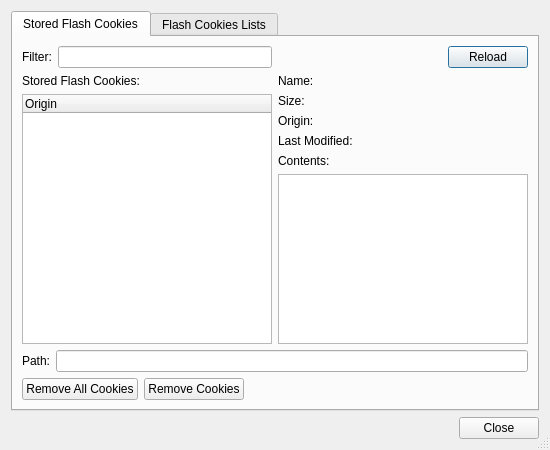
<?xml version="1.0" encoding="UTF-8"?>
<ui version="4.0">
 <class>FlashCookieManagerDialog</class>
 <widget class="QDialog" name="FlashCookieManagerDialog">
  <property name="geometry">
   <rect>
    <x>0</x>
    <y>0</y>
    <width>550</width>
    <height>450</height>
   </rect>
  </property>
  <property name="windowTitle">
   <string>Flash Cookie Management</string>
  </property>
  <property name="sizeGripEnabled">
   <bool>true</bool>
  </property>
  <layout class="QVBoxLayout" name="verticalLayout">
   <item>
    <widget class="QTabWidget" name="cookiesTabWidget">
     <property name="currentIndex">
      <number>0</number>
     </property>
     <widget class="QWidget" name="tab">
      <attribute name="title">
       <string>Stored Flash Cookies</string>
      </attribute>
      <layout class="QGridLayout" name="gridLayout_4">
       <item row="0" column="0">
        <layout class="QGridLayout" name="gridLayout">
         <item row="0" column="0">
          <widget class="QLabel" name="label_4">
           <property name="text">
            <string>Filter:</string>
           </property>
          </widget>
         </item>
         <item row="0" column="1">
          <widget class="QLineEdit" name="filterEdit">
           <property name="toolTip">
            <string>Enter cookie filter string</string>
           </property>
          </widget>
         </item>
         <item row="1" column="0" colspan="2">
          <widget class="QLabel" name="label_24">
           <property name="text">
            <string>Stored Flash Cookies:</string>
           </property>
           <property name="wordWrap">
            <bool>true</bool>
           </property>
          </widget>
         </item>
         <item row="2" column="0" colspan="2">
          <widget class="QTreeWidget" name="cookiesList">
           <property name="alternatingRowColors">
            <bool>true</bool>
           </property>
           <column>
            <property name="text">
             <string>Origin</string>
            </property>
           </column>
          </widget>
         </item>
        </layout>
       </item>
       <item row="0" column="1">
        <layout class="QGridLayout" name="gridLayout_3">
         <item row="0" column="0">
          <spacer name="horizontalSpacer">
           <property name="orientation">
            <enum>Qt::Horizontal</enum>
           </property>
           <property name="sizeHint" stdset="0">
            <size>
             <width>158</width>
             <height>20</height>
            </size>
           </property>
          </spacer>
         </item>
         <item row="0" column="1">
          <widget class="QPushButton" name="reloadButton">
           <property name="toolTip">
            <string>Press to reload Flash cookies from disk</string>
           </property>
           <property name="text">
            <string>Reload</string>
           </property>
          </widget>
         </item>
         <item row="1" column="0" colspan="2">
          <layout class="QGridLayout" name="gridLayout_2">
           <item row="0" column="0">
            <widget class="QLabel" name="label_6">
             <property name="sizePolicy">
              <sizepolicy hsizetype="Fixed" vsizetype="Preferred">
               <horstretch>0</horstretch>
               <verstretch>0</verstretch>
              </sizepolicy>
             </property>
             <property name="text">
              <string>Name:</string>
             </property>
             <property name="alignment">
              <set>Qt::AlignLeading|Qt::AlignLeft|Qt::AlignVCenter</set>
             </property>
            </widget>
           </item>
           <item row="0" column="1">
            <widget class="QLabel" name="nameLabel">
             <property name="text">
              <string>&lt;no flash cookie selected&gt;</string>
             </property>
            </widget>
           </item>
           <item row="1" column="0">
            <widget class="QLabel" name="labelSize_2">
             <property name="text">
              <string>Size:</string>
             </property>
            </widget>
           </item>
           <item row="1" column="1">
            <widget class="QLabel" name="sizeLabel">
             <property name="text">
              <string>&lt;no flash cookie selected&gt;</string>
             </property>
            </widget>
           </item>
           <item row="2" column="0">
            <widget class="QLabel" name="label_7">
             <property name="text">
              <string>Origin:</string>
             </property>
            </widget>
           </item>
           <item row="2" column="1">
            <widget class="QLabel" name="originLabel">
             <property name="text">
              <string>&lt;no flash cookie selected&gt;</string>
             </property>
            </widget>
           </item>
           <item row="3" column="0">
            <widget class="QLabel" name="label_22">
             <property name="text">
              <string>Last Modified:</string>
             </property>
            </widget>
           </item>
           <item row="3" column="1">
            <widget class="QLabel" name="modifiedLabel">
             <property name="text">
              <string>&lt;no flash cookie selected&gt;</string>
             </property>
            </widget>
           </item>
          </layout>
         </item>
         <item row="2" column="0" colspan="2">
          <widget class="QLabel" name="label">
           <property name="text">
            <string>Contents:</string>
           </property>
          </widget>
         </item>
         <item row="3" column="0" colspan="2">
          <widget class="QPlainTextEdit" name="contentsEdit">
           <property name="tabChangesFocus">
            <bool>true</bool>
           </property>
           <property name="lineWrapMode">
            <enum>QPlainTextEdit::NoWrap</enum>
           </property>
           <property name="readOnly">
            <bool>true</bool>
           </property>
           <property name="textInteractionFlags">
            <set>Qt::TextSelectableByKeyboard|Qt::TextSelectableByMouse</set>
           </property>
          </widget>
         </item>
        </layout>
       </item>
       <item row="1" column="0" colspan="2">
        <layout class="QHBoxLayout" name="horizontalLayout_2">
         <item>
          <widget class="QLabel" name="label_2">
           <property name="text">
            <string>Path:</string>
           </property>
          </widget>
         </item>
         <item>
          <widget class="QLineEdit" name="pathEdit">
           <property name="readOnly">
            <bool>true</bool>
           </property>
          </widget>
         </item>
        </layout>
       </item>
       <item row="2" column="0" colspan="2">
        <layout class="QHBoxLayout" name="horizontalLayout">
         <item>
          <widget class="QPushButton" name="removeAllButton">
           <property name="toolTip">
            <string>Press to remove all flash cookies</string>
           </property>
           <property name="text">
            <string>Remove All Cookies</string>
           </property>
          </widget>
         </item>
         <item>
          <widget class="QPushButton" name="removeButton">
           <property name="toolTip">
            <string>Press to remove selected flash cookies</string>
           </property>
           <property name="text">
            <string>Remove Cookies</string>
           </property>
          </widget>
         </item>
         <item>
          <spacer name="horizontalSpacer_2">
           <property name="orientation">
            <enum>Qt::Horizontal</enum>
           </property>
           <property name="sizeHint" stdset="0">
            <size>
             <width>40</width>
             <height>20</height>
            </size>
           </property>
          </spacer>
         </item>
        </layout>
       </item>
      </layout>
     </widget>
     <widget class="QWidget" name="tab_2">
      <attribute name="title">
       <string>Flash Cookies Lists</string>
      </attribute>
      <layout class="QGridLayout" name="gridLayout_5">
       <item row="0" column="0">
        <widget class="QLabel" name="label_3">
         <property name="text">
          <string>&lt;b&gt;Flash cookie whitelist&lt;/b&gt;</string>
         </property>
        </widget>
       </item>
       <item row="0" column="1">
        <widget class="QLabel" name="label_5">
         <property name="text">
          <string>&lt;b&gt;Flash cookie blacklist&lt;/b&gt;</string>
         </property>
        </widget>
       </item>
       <item row="1" column="0">
        <widget class="QLabel" name="label_17">
         <property name="text">
          <string>Flash cookies from these origins will not be deleted automatically. (Also detection of them will not be notified to user.)</string>
         </property>
         <property name="wordWrap">
          <bool>true</bool>
         </property>
        </widget>
       </item>
       <item row="1" column="1">
        <widget class="QLabel" name="label_18">
         <property name="text">
          <string>Flash cookies from these origins will be deleted without any notification.</string>
         </property>
         <property name="wordWrap">
          <bool>true</bool>
         </property>
        </widget>
       </item>
       <item row="2" column="0">
        <widget class="QListWidget" name="whiteList">
         <property name="alternatingRowColors">
          <bool>true</bool>
         </property>
         <property name="selectionMode">
          <enum>QAbstractItemView::ExtendedSelection</enum>
         </property>
         <property name="sortingEnabled">
          <bool>true</bool>
         </property>
        </widget>
       </item>
       <item row="2" column="1">
        <widget class="QListWidget" name="blackList">
         <property name="alternatingRowColors">
          <bool>true</bool>
         </property>
         <property name="selectionMode">
          <enum>QAbstractItemView::ExtendedSelection</enum>
         </property>
         <property name="sortingEnabled">
          <bool>true</bool>
         </property>
        </widget>
       </item>
       <item row="3" column="0">
        <layout class="QHBoxLayout" name="horizontalLayout_3">
         <item>
          <spacer name="horizontalSpacer_3">
           <property name="orientation">
            <enum>Qt::Horizontal</enum>
           </property>
           <property name="sizeHint" stdset="0">
            <size>
             <width>40</width>
             <height>20</height>
            </size>
           </property>
          </spacer>
         </item>
         <item>
          <widget class="QPushButton" name="removeWhiteButton">
           <property name="toolTip">
            <string>Press to remove selected origins from the whitelist</string>
           </property>
           <property name="text">
            <string>Remove</string>
           </property>
          </widget>
         </item>
         <item>
          <widget class="QPushButton" name="addWhiteButton">
           <property name="toolTip">
            <string>Press to add an origin to the whitelist</string>
           </property>
           <property name="text">
            <string>Add...</string>
           </property>
          </widget>
         </item>
         <item>
          <spacer name="horizontalSpacer_4">
           <property name="orientation">
            <enum>Qt::Horizontal</enum>
           </property>
           <property name="sizeHint" stdset="0">
            <size>
             <width>40</width>
             <height>20</height>
            </size>
           </property>
          </spacer>
         </item>
        </layout>
       </item>
       <item row="3" column="1">
        <layout class="QHBoxLayout" name="horizontalLayout_4">
         <item>
          <spacer name="horizontalSpacer_5">
           <property name="orientation">
            <enum>Qt::Horizontal</enum>
           </property>
           <property name="sizeHint" stdset="0">
            <size>
             <width>40</width>
             <height>20</height>
            </size>
           </property>
          </spacer>
         </item>
         <item>
          <widget class="QPushButton" name="removeBlackButton">
           <property name="toolTip">
            <string>Press to remove selected origins from the blacklist</string>
           </property>
           <property name="text">
            <string>Remove</string>
           </property>
          </widget>
         </item>
         <item>
          <widget class="QPushButton" name="addBlackButton">
           <property name="toolTip">
            <string>Press to add an origin to the blacklist</string>
           </property>
           <property name="text">
            <string>Add...</string>
           </property>
          </widget>
         </item>
         <item>
          <spacer name="horizontalSpacer_6">
           <property name="orientation">
            <enum>Qt::Horizontal</enum>
           </property>
           <property name="sizeHint" stdset="0">
            <size>
             <width>40</width>
             <height>20</height>
            </size>
           </property>
          </spacer>
         </item>
        </layout>
       </item>
      </layout>
     </widget>
    </widget>
   </item>
   <item>
    <widget class="QDialogButtonBox" name="buttonBox">
     <property name="orientation">
      <enum>Qt::Horizontal</enum>
     </property>
     <property name="standardButtons">
      <set>QDialogButtonBox::Close</set>
     </property>
    </widget>
   </item>
  </layout>
 </widget>
 <tabstops>
  <tabstop>cookiesTabWidget</tabstop>
  <tabstop>filterEdit</tabstop>
  <tabstop>cookiesList</tabstop>
  <tabstop>reloadButton</tabstop>
  <tabstop>contentsEdit</tabstop>
  <tabstop>pathEdit</tabstop>
  <tabstop>removeAllButton</tabstop>
  <tabstop>removeButton</tabstop>
  <tabstop>whiteList</tabstop>
  <tabstop>removeWhiteButton</tabstop>
  <tabstop>addWhiteButton</tabstop>
  <tabstop>blackList</tabstop>
  <tabstop>removeBlackButton</tabstop>
  <tabstop>addBlackButton</tabstop>
 </tabstops>
 <resources/>
 <connections>
  <connection>
   <sender>buttonBox</sender>
   <signal>accepted()</signal>
   <receiver>FlashCookieManagerDialog</receiver>
   <slot>accept()</slot>
   <hints>
    <hint type="sourcelabel">
     <x>248</x>
     <y>254</y>
    </hint>
    <hint type="destinationlabel">
     <x>157</x>
     <y>274</y>
    </hint>
   </hints>
  </connection>
  <connection>
   <sender>buttonBox</sender>
   <signal>rejected()</signal>
   <receiver>FlashCookieManagerDialog</receiver>
   <slot>reject()</slot>
   <hints>
    <hint type="sourcelabel">
     <x>316</x>
     <y>260</y>
    </hint>
    <hint type="destinationlabel">
     <x>286</x>
     <y>274</y>
    </hint>
   </hints>
  </connection>
 </connections>
</ui>
